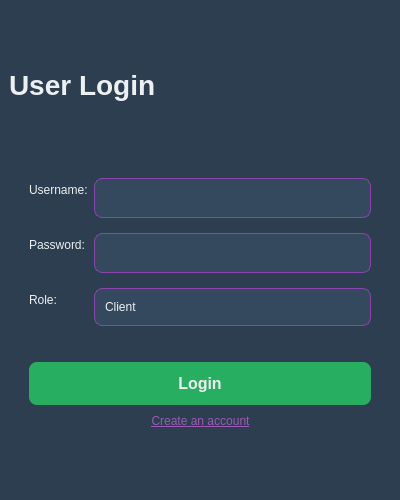
<?xml version="1.0" encoding="UTF-8"?>
<ui version="4.0">
 <class>LoginWindow</class>
 <widget class="QMainWindow" name="LoginWindow">
  <property name="geometry">
   <rect>
    <x>0</x>
    <y>0</y>
    <width>400</width>
    <height>500</height>
   </rect>
  </property>
  <property name="windowTitle">
   <string>Login</string>
  </property>
  <property name="styleSheet">
   <string notr="true">
/* Base background and text colors */
QWidget {
    background-color: #2c3e50; /* Dark Slate Gray */
    color: #ecf0f1; /* Light Gray */
    font-family: 'Segoe UI', sans-serif;
}

/* Styling for LineEdits (username/password fields) */
QLineEdit {
    background-color: #34495e; /* Wet Asphalt */
    border: 1px solid #8e44ad; /* Wisteria Purple */
    border-radius: 8px;
    padding: 10px;
    font-size: 14px;
}
QLineEdit:focus {
    border-color: #9b59b6; /* Amethyst Purple */
    background-color: #4a637f;
}

/* Styling for the ComboBox (role selection) */
QComboBox {
    background-color: #34495e;
    border: 1px solid #8e44ad;
    border-radius: 8px;
    padding: 10px;
    selection-background-color: #27ae60; /* Nephritis Green */
}
QComboBox::drop-down {
    border: none;
}
QComboBox QAbstractItemView { /* Style for the dropdown list */
    background-color: #34495e;
    selection-background-color: #27ae60;
    color: #ecf0f1;
}

/* Primary Button Styling (Login) */
QPushButton#login_button {
    background-color: #27ae60; /* Nephritis Green */
    border: none;
    border-radius: 8px;
    padding: 12px;
    font-size: 16px;
    font-weight: bold;
}
QPushButton#login_button:hover {
    background-color: #2ecc71; /* Emerald Green */
}
QPushButton#login_button:pressed {
    background-color: #25a25a;
}

/* Secondary Button Styling (Register) */
QPushButton#register_button {
    background-color: transparent;
    border: none;
    color: #9b59b6; /* Amethyst Purple */
    font-size: 12px;
    text-decoration: underline;
}
QPushButton#register_button:hover {
    color: #8e44ad; /* Wisteria Purple */
}

/* Error Message Label */
QLabel#error_label {
    color: #e74c3c; /* Alizarin Red */
    font-size: 12px;
    font-weight: bold;
}

/* Title Label */
QLabel#title_label {
    font-size: 28px;
    font-weight: bold;
    color: #ecf0f1;
    qproperty-alignment: 'AlignCenter';
}
   </string>
  </property>
  <widget class="QWidget" name="centralwidget">
   <layout class="QVBoxLayout" name="verticalLayout_2">
    <item>
     <spacer name="verticalSpacer_2">
      <property name="orientation">
       <enum>Qt::Vertical</enum>
      </property>
      <property name="sizeHint" stdset="0">
       <size>
        <width>20</width>
        <height>40</height>
       </size>
      </property>
     </spacer>
    </item>
    <item>
     <widget class="QLabel" name="title_label">
      <property name="text">
       <string>User Login</string>
      </property>
     </widget>
    </item>
    <item>
     <!-- This spacer was the cause of the error. I've corrected its format. -->
     <spacer name="verticalSpacer_3">
      <property name="orientation">
       <enum>Qt::Vertical</enum>
      </property>
      <property name="sizeHint" stdset="0">
       <size>
        <width>20</width>
        <height>20</height>
       </size>
      </property>
     </spacer>
    </item>
    <item>
     <layout class="QFormLayout" name="formLayout">
      <property name="leftMargin">
       <number>20</number>
      </property>
      <property name="topMargin">
       <number>10</number>
      </property>
      <property name="rightMargin">
       <number>20</number>
      </property>
      <property name="bottomMargin">
       <number>10</number>
      </property>
      <property name="verticalSpacing">
       <number>15</number>
      </property>
      <item row="0" column="0">
       <widget class="QLabel" name="label">
        <property name="text">
         <string>Username:</string>
        </property>
       </widget>
      </item>
      <item row="0" column="1">
       <widget class="QLineEdit" name="username_input"/>
      </item>
      <item row="1" column="0">
       <widget class="QLabel" name="label_2">
        <property name="text">
         <string>Password:</string>
        </property>
       </widget>
      </item>
      <item row="1" column="1">
       <widget class="QLineEdit" name="password_input">
        <property name="echoMode">
         <enum>QLineEdit::Password</enum>
        </property>
       </widget>
      </item>
      <item row="2" column="0">
       <widget class="QLabel" name="label_3">
        <property name="text">
         <string>Role:</string>
        </property>
       </widget>
      </item>
      <item row="2" column="1">
       <widget class="QComboBox" name="role_combobox">
        <item>
         <property name="text">
          <string>Client</string>
         </property>
        </item>
        <item>
         <property name="text">
          <string>Technician</string>
         </property>
        </item>
       </widget>
      </item>
     </layout>
    </item>
    <item>
     <widget class="QLabel" name="error_label">
      <property name="text">
       <string/>
      </property>
      <property name="alignment">
       <set>Qt::AlignCenter</set>
      </property>
     </widget>
    </item>
    <item>
     <layout class="QVBoxLayout" name="verticalLayout">
      <property name="leftMargin">
       <number>20</number>
      </property>
      <property name="rightMargin">
       <number>20</number>
      </property>
      <item>
       <widget class="QPushButton" name="login_button">
        <property name="text">
         <string>Login</string>
        </property>
       </widget>
      </item>
     </layout>
    </item>
    <item>
     <layout class="QHBoxLayout" name="horizontalLayout">
      <item>
       <spacer name="horizontalSpacer">
        <property name="orientation">
         <enum>Qt::Horizontal</enum>
        </property>
        <property name="sizeHint" stdset="0">
         <size>
          <width>40</width>
          <height>20</height>
         </size>
        </property>
       </spacer>
      </item>
      <item>
       <widget class="QPushButton" name="register_button">
        <property name="text">
         <string>Create an account</string>
        </property>
        <property name="cursor">
         <cursorShape>PointingHandCursor</cursorShape>
        </property>
       </widget>
      </item>
      <item>
       <spacer name="horizontalSpacer_2">
        <property name="orientation">
         <enum>Qt::Horizontal</enum>
        </property>
        <property name="sizeHint" stdset="0">
         <size>
          <width>40</width>
          <height>20</height>
         </size>
        </property>
       </spacer>
      </item>
     </layout>
    </item>
    <item>
     <spacer name="verticalSpacer">
      <property name="orientation">
       <enum>Qt::Vertical</enum>
      </property>
      <property name="sizeHint" stdset="0">
       <size>
        <width>20</width>
        <height>40</height>
       </size>
      </property>
     </spacer>
    </item>
   </layout>
  </widget>
 </widget>
 <resources/>
 <connections/>
</ui>
